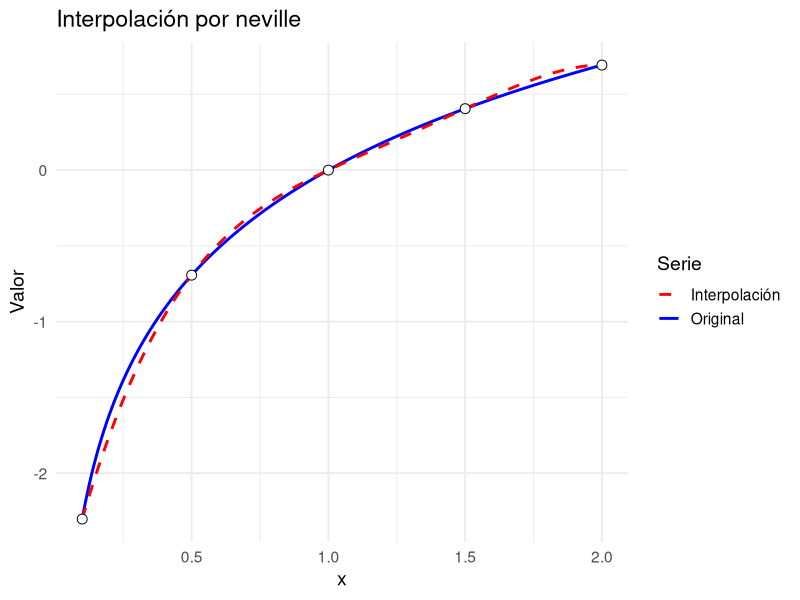
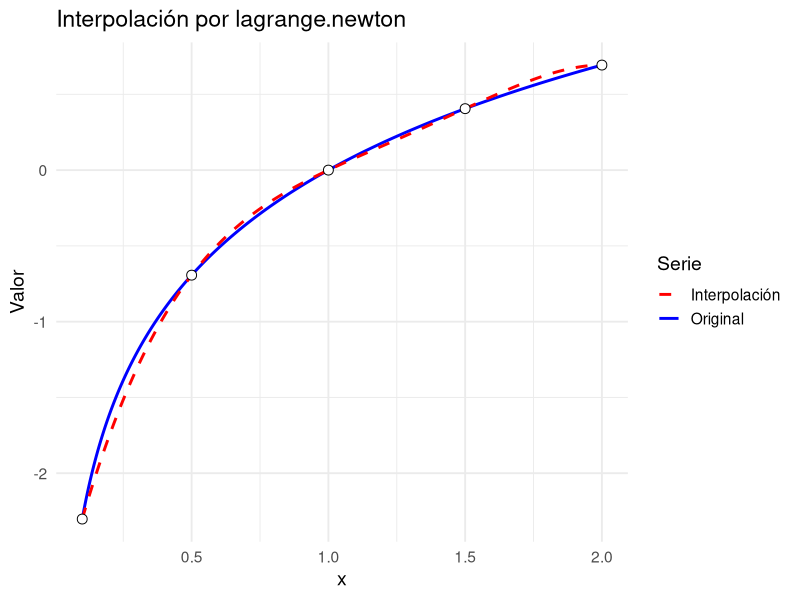
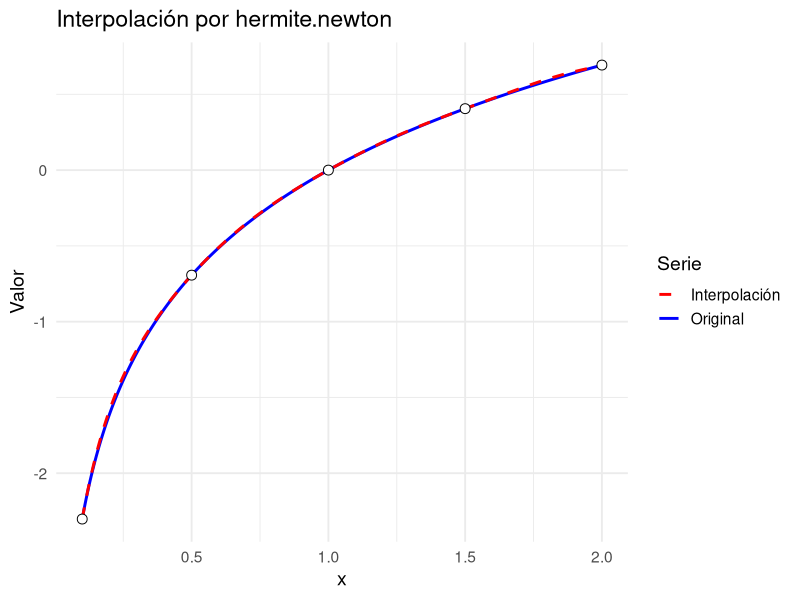
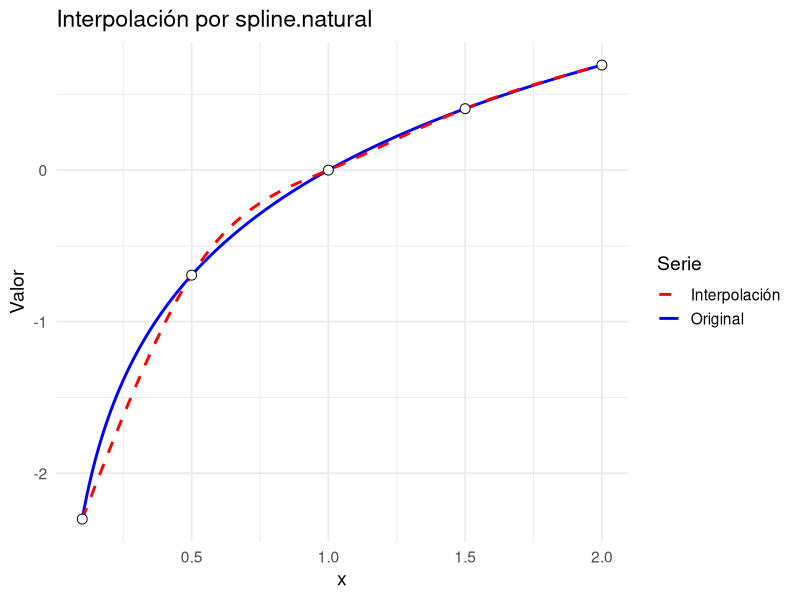
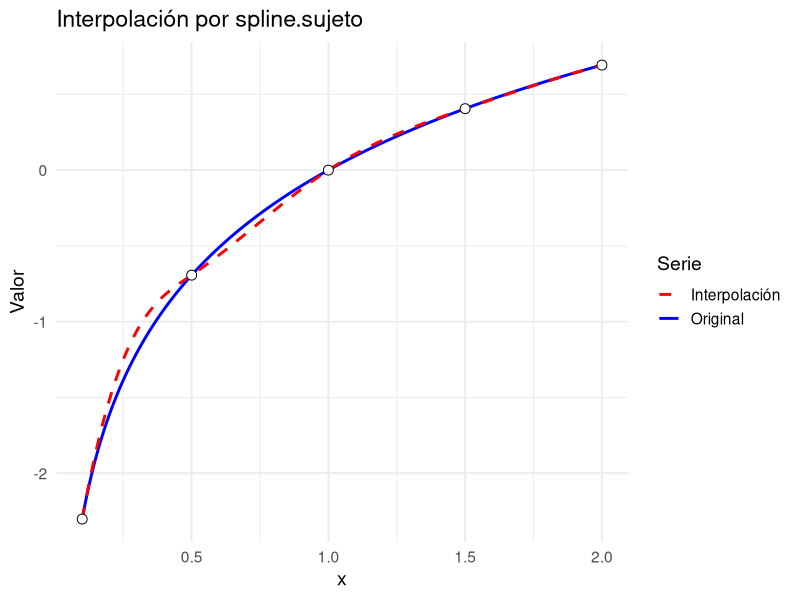
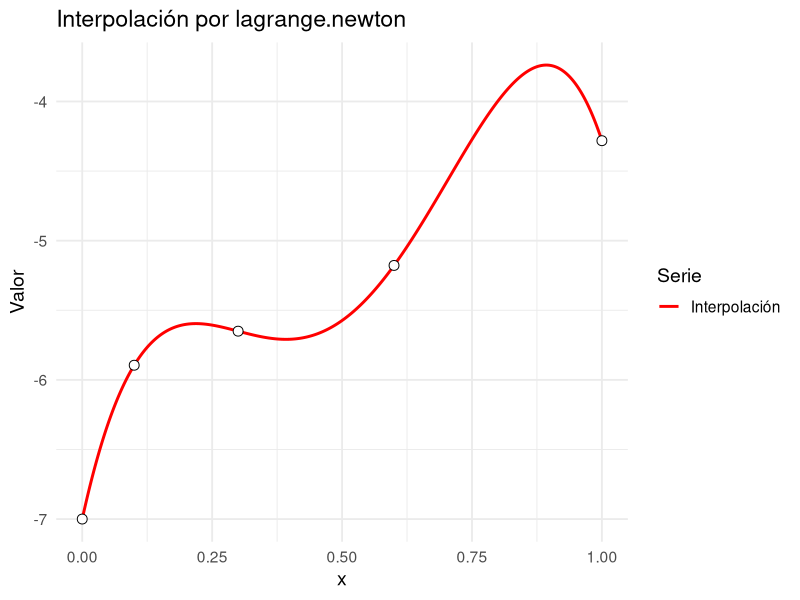
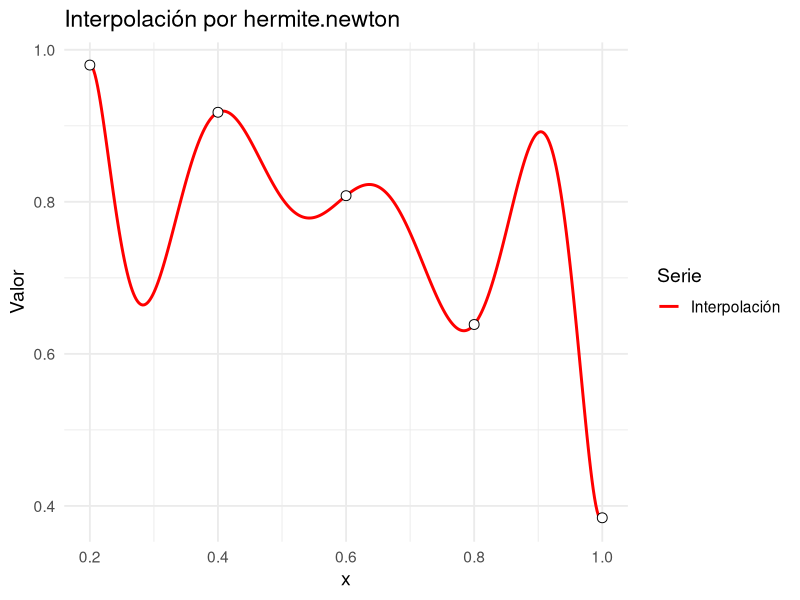
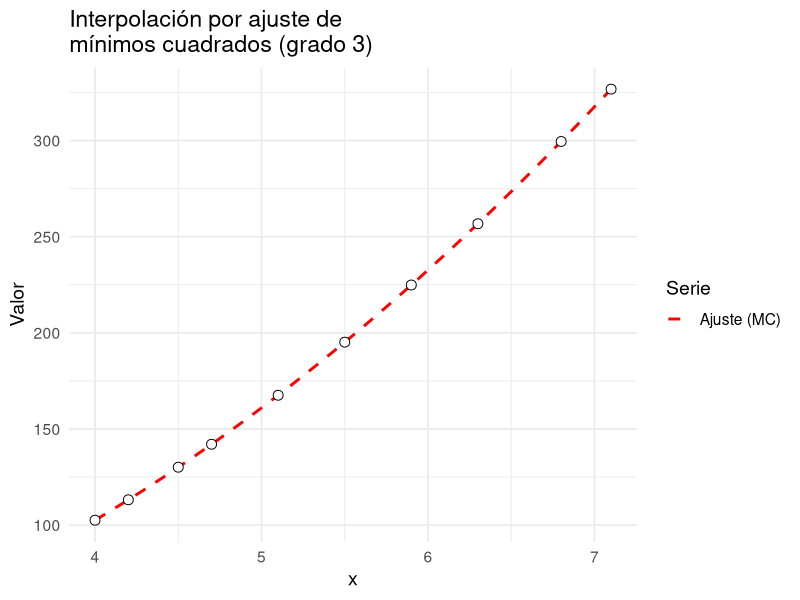

Source code (R) for these figures, in order:
## ---- chunk 1
#| code-fold: true
# Neville: interpolacion en un punto x a partir de un vector de nodos (xi) y otro de valores (f(xi))

# Retorna una lista con el valor interpolado y la matriz completa Q (la que posee todos los polinomios utilizados para la construccion del polinomio completo)

neville <- function(nodos, valores, x) {
  stopifnot(is.numeric(nodos),
            is.numeric(valores),
            length(nodos) == length(valores))
  n <- length(nodos)
  Q <- matrix(NA_real_, nrow = n, ncol = n)
  
  # Columna inicial con valores de Y
  Q[, 1] <-  valores
  
  # Construccion de la tabla de Neville
  for (i in 2:n) {
    for (j in 2:i) {
      numerador <- ((x - nodos[i - j + 1]) * Q[i, j - 1] - (x - nodos[i]) * Q[i -
                                                                                1, j - 1])
      denominador <- nodos[i] - nodos[i - j + 1]
      Q[i, j] <-  numerador / denominador
    }
  }
  return(list(valor = Q[n, n], tabla = Q))
}
## ---- chunk 2
#| code-fold: true

# Lagrange.Newton: interpolacion en un punto x function# Lagrange.Newton: interpolacion en un punto x a partir de un vector de nodos y otro de valores

# Retorna una lista con el valor interpolado, la matriz para la construccion de los coeficientes, y un vector de los coeficientes del polinomio de lagrange

lagrange.newton <- function(nodos, valores, x) {
  stopifnot(is.numeric(nodos),
            is.numeric(valores),
            length(nodos) == length(valores))
  n <- length(nodos)
  Q <- matrix(NA_real_, nrow = n, ncol = n)
  
  Q[, 1] <- valores
  
  # Construccion de la tabla de diferencias de Newton
  for (i in 2:n) {
    for (j in 2:i) {
      numerador <- Q[i, j - 1] - Q[i - 1, j - 1]
      denominador <- nodos[i] - nodos[i - j + 1]
      Q[i, j] <-  numerador / denominador
    }
  }
  coeficientes <- diag(Q)
  
  valor = Q[1, 1]
  producto = 1
  
  for (i in 2:n) {
    producto <- producto * (x - nodos[i - 1])
    valor <- valor + coeficientes[i] * producto
  }
  return(list(
    valor = valor,
    tabla = Q,
    coeficientes = coeficientes
  ))
}
## ---- chunk 3
#| code-fold: true

# Hermite.newton: interpolacion en un punto x a partir de un vector de nodos, otro de valores y otro de derivadas

# Retorna una lista con el valor interpolado, la matriz para la construccion de los  y un vector de los coeficientes

hermite.newton <- function(nodos, valores, derivadas, x) {
  stopifnot(
    is.numeric(nodos),
    is.numeric(valores),
    is.numeric(derivadas),
    length(nodos) == length(valores),
    length(nodos) == length(derivadas)
  )
  n <- length(nodos)
  
  Z <- numeric(2 * n)
  Q <- matrix(0, nrow = 2 * n, ncol = 2 * n)
  
  
  # Set-up inicial de la matriz
  for (i in 1:n) {
    z0 <- 2 * i - 1
    z1 <- 2 * i
    Z[z0] <- nodos[i]
    Z[z1] <- nodos[i]
    Q[z0, 1] <- valores[i]
    Q[z1, 1] <- valores[i]
    Q[z1, 2] <- derivadas[i]
    if (i != 1) {
      Q[z0, 2] <- (Q[z0, 1] - Q[z0 - 1, 1]) / (Z[z0] - Z[z0 - 1])
    }
  }
  # Rellenar el resto de la matriz a partir de estos valores
  for (i in 3:(2 * n)) {
    for (j in 3:i) {
      Q[i, j] <- (Q[i, j - 1] - Q[i - 1, j - 1]) / (Z[i] - Z[i - j + 1])
    }
  }
  
  coeficientes <- diag(Q)
  
  valor <- Q[1, 1]
  producto <- 1
  
  for (i in 2:(2 * n)) {
    producto <- producto * (x - Z[i - 1])
    valor <- valor + coeficientes[i] * producto
  }
  return(list(
    valor = valor,
    tabla = Q,
    coeficientes = coeficientes
  ))
}
## ---- chunk 4
#| code-fold: true

# spline.natural: funcion que calcula la interpolacion por splines a partir de unos nodos y sus valores

# Retorna los valores de los coeficientes a, b, c, d de cada una de las n-1 ecuaciones generadas
spline.natural <- function(nodos, valores, x) {
  # Note que los valores de a corresponden a los valores de los nodos en la funcion, por lo que cuando aparezca el vector "valores" se debe entender que equivale al vector "a"
  n <- length(nodos)
  
  h <- numeric(n - 1)
  alfa <- numeric(n - 1)
  alfa[1] <- 0
  
  # Paso 1 y 2: definir los h's y alfas
  for (i in 1:(n - 1)) {
    h[i] <- nodos[i + 1] - nodos[i]
    if (i != 1) {
      alfa[i] <- (3 / h[i]) * (valores[i + 1] - valores[i]) - (3 / h[i - 1]) *
        (valores[i] - valores[i - 1])
    }
  }
  
  #Paso 3: definir valores iniciales de l, m, y z
  l <- numeric(n) # creo que el tamano de esto puede ser n-1
  l[1] <- 1
  m <- numeric(n - 1)
  m[1] <- 0
  z <- numeric(n) # creo que el tamano de esto puede ser n-1
  z[1] <- 0
  
  # Paso 4: rellenar vectores l, m, z
  for (i in 2:(n - 1)) {
    l[i] <- 2 * (nodos[i + 1] - nodos[i - 1]) - h[i - 1] * m[i - 1]
    m[i] <- h[i] / l[i]
    z[i] <- (alfa[i] - h[i - 1] * z[i - 1]) / l[i]
  }
  
  # Paso 5: definir valores finales
  l[n] <- 1 #creo que esto no hace falta
  z[n] <- 0 #esto tampoco
  c <- numeric(n)
  c[n] <- 0
  b <- numeric(n)
  d <- numeric(n)
  
  # Paso 6: sustitucion hacia atras
  for (j in (n - 1):1) {
    c[j] <- z[j] - m[j] * c[j + 1]
    b[j] <- (valores[j + 1] - valores[j]) / h[j] - (h[j] / 3) * (c[j + 1] +
                                                                   2 * c[j])
    d[j] <- (c[j + 1] - c[j]) / (3 * h[j])
  }
  
  # Paso extra: evaluar la interpolacion en el punto x especificado
  
  ## Encontramos los dos nodos que estan prensando al intervalo
  indice <- NULL
  for (i in 1:(n - 1)) {
    if (x >= nodos[i] && x < nodos[i + 1]) {
      indice <- i
    }
  }
  if(x == nodos[n]){
    indice <- n
  }
  if (is.null(indice)) {
    return("El valor de interpolacion debe estar entre dos nodos")
  }
  ## evaluamos en la funcion asociada
  
  valor <- valores[indice] + b[indice] * (x - nodos[indice]) + c[indice] * (x - nodos[indice])^2 + d[indice] * (x - nodos[indice])^3
  
  return(list(
    a = valores,
    b = b,
    c = c,
    d = d,
    valor = valor
  ))
}
## ---- chunk 5
#| code-fold: true

# spline.sujeto: funcion que calcula la interpolacion por splines a partir de unos nodos y sus valores

# Retorna los valores de los coeficientes a, b, c, d de cada una de las n-1 ecuaciones generadas
spline.sujeto <- function(nodos, valores, derivadas, x) {
  # Note que los valores de a corresponden a los valores de los nodos en la funcion, por lo que cuando aparezca el vector "valores" se debe entender que equivale al vector "a"
  stopifnot(length(derivadas) == 2)
  n <- length(nodos)
  
  h <- numeric(n - 1)
  alfa <- numeric(n)
  
  # Paso 1 y 2: definir los h's y alfas
  for (i in 1:(n - 1)) {
    h[i] <- nodos[i + 1] - nodos[i]
    if (i != 1) {
      alfa[i] <- (3 / h[i]) * (valores[i + 1] - valores[i]) - (3 / h[i - 1]) *
        (valores[i] - valores[i - 1])
    }
  }
  
  alfa[1] <- 3 * ((valores[2] - valores[1]) / h[1] - derivadas[1])
  alfa[n] <- 3 * (derivadas[2] - (valores[n] - valores[n - 1]) / h[n - 1])
  
  #Paso 3: definir valores iniciales de l, m, y z
  l <- numeric(n) # creo que el tamano de esto puede ser n-1
  l[1] <- 2 * h[1]
  m <- numeric(n - 1)
  m[1] <- 1 / 2
  z <- numeric(n) # creo que el tamano de esto puede ser n-1
  z[1] <- alfa[1] / l[1]
  
  # Paso 4: rellenar vectores l, m, z
  for (i in 2:(n - 1)) {
    l[i] <- 2 * (nodos[i + 1] - nodos[i - 1]) - h[i - 1] * m[i - 1]
    m[i] <- h[i] / l[i]
    z[i] <- (alfa[i] - h[i - 1] * z[i - 1]) / l[i]
  }
  
  # Paso 5: definir valores finales
  l[n] <- h[n - 1] * (2 - m[n - 1])
  z[n] <- (alfa[n] - h[n - 1] * z[n - 1]) / l[n]
  c <- numeric(n)
  c[n] <- z[n]
  b <- numeric(n)
  d <- numeric(n)
  
  # Paso 6: sustitucion hacia atras
  for (j in (n - 1):1) {
    c[j] <- z[j] - m[j] * c[j + 1]
    b[j] <- (valores[j + 1] - valores[j]) / h[j] - (h[j] / 3) * (c[j + 1] + 2 * c[j])
    d[j] <- (c[j + 1] - c[j]) / (3 * h[j])
  }
  
  # Paso extra: evaluar la interpolacion en el punto x especificado
  
  ## Encontramos los dos nodos que estan prensando al intervalo
  indice <- NULL
  for (i in 1:(n - 1)) {
    if (x >= nodos[i] && x < nodos[i + 1]) {
      indice <- i
    }
  }
  if (x == nodos[n]) {
    indice <- n
  }
  if (is.null(indice)) {
    return("El valor de interpolacion debe estar entre dos nodos")
  }
  ## evaluamos en la funcion asociada
  
  valor <- valores[indice] + b[indice] * (x - nodos[indice]) + c[indice] * (x - nodos[indice])^2 + d[indice] * (x - nodos[indice])^3
  
  return(list(
    a = valores,
    b = b,
    c = c,
    d = d,
    valor = valor
  ))
}
## ---- chunk 6
#| message: false
#| warning: false
#| code-fold: true

library(tidyverse)

graficar.polinomio <- function(nodos,
                               a,
                               b,
                               metodo,
                               f = NULL,
                               valores = NULL,
                               df = NULL,
                               derivadas = NULL,          
                               derivadas.clamped = NULL) {

  stopifnot(is.numeric(nodos), length(nodos) >= 2)

  # Validación: exactamente uno de f o valores
  if (is.null(f) == is.null(valores)) {
    stop("Debe proveer exactamente uno: 'f' (función) o 'valores' (numérico).")
  }

  # Valores en nodos
  if (!is.null(f)) {
    stopifnot(is.function(f))
    valores_nodos <- f(nodos)
  } else {
    stopifnot(is.numeric(valores), length(valores) == length(nodos))
    valores_nodos <- valores
  }

  # ---- Derivadas en nodos (si aplica) ----
  derivadas_nodos <- NULL

  # Si llegan ambos, priorizamos 'derivadas' y avisamos
  if (!is.null(df) && !is.null(derivadas)) {
    warning("Se pasaron 'df' y 'derivadas'; se usará 'derivadas'.")
  }

  if (!is.null(derivadas)) {
    stopifnot(is.numeric(derivadas), length(derivadas) == length(nodos))
    derivadas_nodos <- derivadas
  } else if (!is.null(df)) {
    if (is.function(df)) {
      derivadas_nodos <- df(nodos)
    } else if (is.numeric(df)) {
      stopifnot(length(df) == length(nodos))
      derivadas_nodos <- df
    } else {
      stop("`df` debe ser función o vector numérico de derivadas en los nodos.")
    }
  }

  # Wrapper vectorizado para el método (con o sin derivadas)
  if (!is.null(derivadas_nodos)) {
    H <- function(x)
      vapply(x, function(xx)
        metodo(nodos, valores_nodos, derivadas_nodos, xx)$valor, numeric(1))
  } else {
    if (is.null(derivadas.clamped)) {
      H <- function(x)
        vapply(x, function(xx)
          metodo(nodos, valores_nodos, xx)$valor, numeric(1))
    } else {
      H <- function(x)
        vapply(x, function(xx)
          spline.sujeto(nodos, valores_nodos, derivadas.clamped, xx)$valor, numeric(1))
    }
  }

  # Malla y data frames
  xi <- seq(a, b, length.out = 400)
  df_plot <- data.frame(
    x  = xi,
    Hx = H(xi),
    fx = if (!is.null(f)) f(xi) else NA_real_
  )
  df_nodos <- data.frame(x = nodos, y = valores_nodos)

  # Gráfico
  p <- ggplot(df_plot, aes(x = x))
  if (!is.null(f)) {
    p <- p +
      geom_line(aes(y = fx, color = "Original"), linewidth = 1) +
      geom_line(aes(y = Hx, color = "Interpolación"),
                linewidth = 1, linetype = "dashed") +
      scale_color_manual(values = c("Original" = "blue", "Interpolación" = "red"))
  } else {
    p <- p +
      geom_line(aes(y = Hx, color = "Interpolación"), linewidth = 1) +
      scale_color_manual(values = c("Interpolación" = "red"))
  }

  p +
    geom_point(data = df_nodos, aes(x = x, y = y),
               shape = 21, size = 3, fill = "white") +
    labs(title = paste0("Interpolación por ", deparse(substitute(metodo))),
         y = "Valor", color = "Serie") +
    theme_minimal(base_size = 14)
}

## ---- chunk 7
#| code-fold: true

f <- function(x) log(x)
df <- function(x) 1/x
nodos <- c(0.1, 0.5, 1, 1.5, 2)
graficar.polinomio(nodos, nodos[1], nodos[length(nodos)], neville, f)
graficar.polinomio(nodos, nodos[1], nodos[length(nodos)], lagrange.newton, f)
graficar.polinomio(nodos, nodos[1], nodos[length(nodos)], hermite.newton, f = f, df = df)
graficar.polinomio(nodos, nodos[1], nodos[length(nodos)], spline.natural, f)
graficar.polinomio(nodos, nodos[1], nodos[length(nodos)], spline.sujeto, f = f, derivadas.clamped = c(df(nodos[1]), df(nodos[length(nodos)])))

## ---- chunk 8
neville(c(0.2, 0.4, 0.6, 0.8, 1.0), c(0.9798652, 0.9177710, 0.8080348, 0.6386093, 0.3843735), 0.5)
## ---- chunk 9
f <- function(x) 3*x*exp(x) - exp(2*x)
nodos <- c(1, 1.05, 1.07)
valores <- f(nodos)

valor.a <- neville(nodos, valores, 1.03)$valor
valor.a
## ---- chunk 10
nodos <- c(nodos, 1.04)
valores <- f(nodos)

valor.b <- neville(nodos, valores, 1.03)$valor
valor.b
## ---- chunk 11
error.real.a <- abs(valor.a-f(1.03))
error.real.a

error.real.b <- abs(valor.b-f(1.03))
error.real.b

# FALTA METER ERROR TEORICO
## ---- chunk 12
f <- function(x) 3*x*exp(x) - exp(2*x)
df <- function(x) 3*x*exp(x) + 3*exp(x) -2*exp(2*x)
nodos <- c(1, 1.05, 1.07)
valores <- f(nodos)
derivadas <- df(nodos)

valor.a <- hermite.newton(nodos, valores, derivadas, 1.03)$valor
valor.a
## ---- chunk 13
nodos <- c(nodos, 1.04)
valores <- f(nodos)
derivadas <- df(nodos)

valor.b <- hermite.newton(nodos, valores, derivadas, 1.03)$valor
valor.b
## ---- chunk 14
error.real.a <- abs(valor.a-f(1.03))
error.real.a

error.real.b <- abs(valor.b-f(1.03))
error.real.b

# FALTA METER ERROR TEORICO
## ---- chunk 15
nodos <- c(0, 0.1, 0.3, 0.6, 1)
valores <- c(-7, -5.89483, -5.65014, -5.17788, -4.28172)

lagrange.newton(nodos, valores, 1)
## ---- chunk 16
graficar.polinomio(nodos, 0, 1, lagrange.newton, valores = valores)
## ---- chunk 17
nodos     <- c(0.2, 0.4, 0.6, 0.8, 1.0)
valores   <- c(0.9798652, 0.9177710, 0.8080348, 0.6386093, 0.3843735)
derivadas <- c(0.20271,   0.42279,   0.68414,   1.02964,   1.55741)

hermite.newton(nodos, valores, derivadas, 0.2)
## ---- chunk 18
graficar.polinomio(nodos, 0.2, 1, hermite.newton, valores = valores, derivadas = derivadas)
## ---- chunk 19
# Funcion para plantear el sistema de ecuaciones asociado al ajuste de minimos cuadrados
# Retorna matriz asociada a los coeficientes (A) y vector de solucion (B)
sistema.minimos <- function(nodos, valores, n){
  stopifnot(is.numeric(nodos), is.numeric(valores),
            length(nodos) == length(valores),
            is.numeric(n), n >= 0, n < length(nodos))
  m <- length(nodos)
  A <- matrix(NA_real_, nrow = n + 1, ncol = n + 1)
  B <- numeric(n + 1)
  for (j in 0:n){
    for (k in 0:n) {
      A[j + 1, k + 1] <- sum(nodos^(j + k)) 
    }
    B[j + 1] <- sum(nodos^(j) * valores)
  }
  return(list(A = A, B = B))
}
## ---- chunk 20
# Funcion para encontrar coeficientes del polinomio que surge del ajuste de minimos cuadrados y hacer el grafico del mismo
ajuste.minimos.cuadrados <- function(nodos, valores, n, a, b){
  stopifnot(is.numeric(nodos), is.numeric(valores),
            length(nodos) == length(valores),
            is.numeric(a), is.numeric(b), a < b,
            is.numeric(n), n >= 0)
  sistema <- sistema.minimos(nodos, valores, n)
  
  coef <- as.numeric(solve(sistema$A, sistema$B))
  
  # Polinomio ajustado
  f_hat <- function(z) vapply(z, function(zz) sum(coef * zz^(0:n)), numeric(1))
  
  # Datos para el gráfico
  xi <- seq(a, b, length.out = 400)
  df_plot <- data.frame(x = xi, Hx = f_hat(xi))
  df_pts  <- data.frame(x = nodos, y = valores)
  
  # Gráfico 
  p <- ggplot(df_plot, aes(x = x)) +
    geom_line(aes(y = Hx, color = "Ajuste (MC)"),
              linewidth = 1, linetype = "dashed") +
    scale_color_manual(values = c("Ajuste (MC)" = "red")) +
    geom_point(data = df_pts, aes(x = x, y = y),
               shape = 21, size = 3, fill = "white") +
    labs(title = paste0("Interpolación por ajuste de\nmínimos cuadrados (grado ", n, ")"),
         y = "Valor", color = "Serie") +
    theme_minimal(base_size = 14)
  
  return(list(coeficientes = coef, f.ajuste = f_hat, grafico = p))
}
## ---- chunk 21
nodos   <- c(4.0, 4.2, 4.5, 4.7, 5.1, 5.5, 5.9, 6.3, 6.8, 7.1)
valores <- c(102.56, 113.18, 130.11, 142.05, 167.53, 195.14, 224.87, 256.73, 299.50, 326.72)
n <- 3
a <- min(nodos)
b <- max(nodos)

x <- ajuste.minimos.cuadrados(nodos, valores, n, a, b)
x
## ---- chunk 22
sistema.minimos.integrados <- function(a, b, f, n){
  A <- matrix(NA_real_, nrow = n + 1, ncol = n + 1)
  B <- numeric(n + 1)
  
  for (j in 0:n) {
    for (k in 0:n) {
      A[j + 1, k + 1] <- integrate(function(x) x^(j + k), a, b)$value
    }
    B[j + 1] <- integrate(function(x) f(x) * x^j, a, b)$value
  }
  return(list(A = A, B = B))
}
## ---- chunk 23
ajuste.minimos.cuadrados.integrados <- function(a, b, f, n){
  sistema <- sistema.minimos.integrados(a, b, f, n)
  
  coef <- as.numeric(solve(sistema$A, sistema$B))
  
  # Polinomio ajustado
  f_hat <- function(z) vapply(z, function(zz) sum(coef * zz^(0:n)), numeric(1))
  
  # Datos para el gráfico
  xi <- seq(a, b, length.out = 400)
  df_plot <- data.frame(x = xi, Hx = f_hat(xi), fx = f(xi))

  # Gráfico 
  p <- ggplot(df_plot, aes(x = x)) +
    geom_line(aes(y = fx, color = "Original"), linewidth = 1) +
    geom_line(aes(y = Hx, color = "Ajuste (MC)"),
              linewidth = 1, linetype = "dashed") +
    scale_color_manual(values = c("Ajuste (MC)" = "red", "Original" = "blue")) +
    labs(title = paste0("Interpolación por ajuste de\nmínimos cuadrados (grado ", n, ")"),
         y = "Valor", color = "Serie") +
    theme_minimal(base_size = 14)
  
  invisible(list(coeficientes = coef, f_ajuste = f_hat, grafico = p))
}
## ---- chunk 24
grado.2 <- ajuste.minimos.cuadrados.integrados(-1,1, function(x) cos(pi * x),2)
grado.4 <- ajuste.minimos.cuadrados.integrados(-1,1, function(x) cos(pi * x),4)
grado.6 <- ajuste.minimos.cuadrados.integrados(-1,1, function(x) cos(pi * x),6)
## ---- chunk 25
# Coeficientes de P2
print(grado.2$coeficientes)
print(grado.2$grafico)

# Coeficientes de P4
print(grado.4$coeficientes)
print(grado.4$grafico)

# Coeficientes de P6
print(grado.6$coeficientes)
print(grado.6$grafico)
